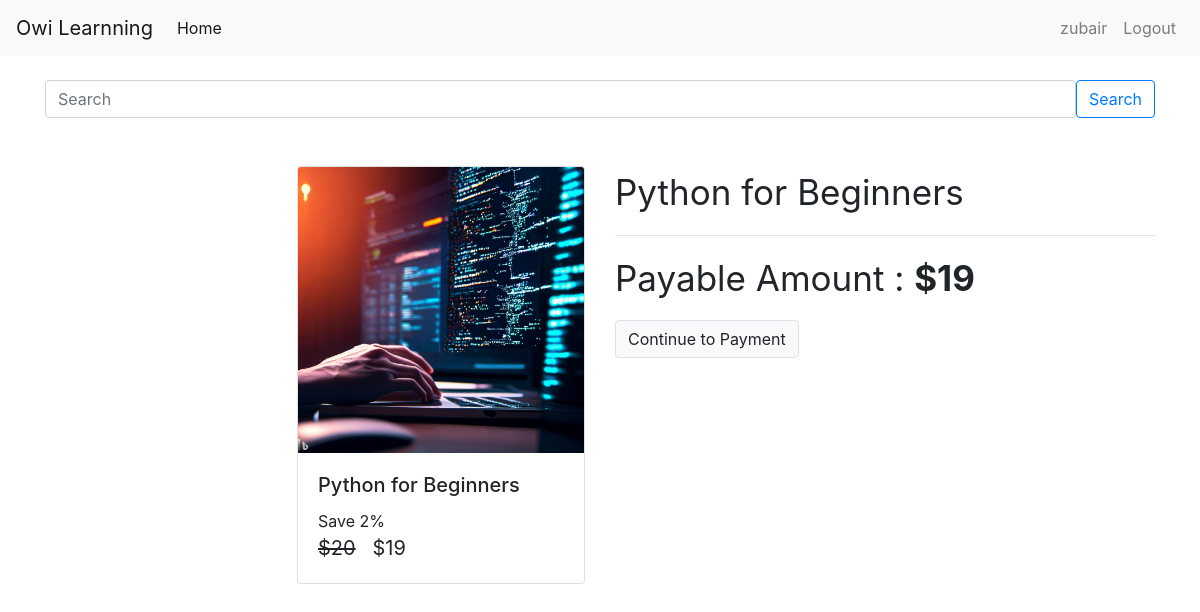
The page /check-out/python (signed in) on the database its author committed.
### account/models.py (models this page shows)
class User(AbstractUser):
    is_admin= models.BooleanField('Is admin', default=False)
    is_customer = models.BooleanField('Is customer', default=False)
    is_employee = models.BooleanField('Is employee', default=False)

### courses/models/course.py (models this page shows, shortened)
class Course(models.Model):
    name = models.CharField(max_length = 50 , null = False)
    slug = models.CharField(max_length = 50 , null = False , unique = True)
    description = models.CharField(max_length = 200 , null = True)
    price = models.IntegerField(null=False)
    discount = models.IntegerField(null=False , default = 0)
    active = models.BooleanField(default = False)
    thumbnail = models.ImageField(upload_to = "files/thumbnail")
    date = models.DateTimeField(auto_now_add= True)
    resource = models.FileField(upload_to = "files/resource")
    length = models.IntegerField(null=False)

### courses/views/checkout.py (the view, shortened to what this page needs)
# urls.py: path('check-out/<str:slug>', checkout , name = 'check-out'),
@login_required(login_url='/login')
def checkout(request , slug):
    course = Course.objects.get(slug  = slug)
    user = request.user
    action = request.GET.get('action')
    order = None
    payment = None
    error = None
    amount=None
    if error is None :
        amount =  int((course.price - ( course.price * course.discount * 0.01 )) * 100)
    if amount==0:
        userCourse = UserCourse(user = user , course = course)
        userCourse.save()
        return redirect('my-courses')
    context = {
        "course" : course ,
        "order" : order,
        "payment" : payment,
        "user" : user ,
        "error" : error
    }
    return  render(request , template_name="courses/check_out.html" , context=context )

### courses/templatetags/course_custom_tags.py (called while the page is built)
@register.simple_tag
def cal_sellprice(price , discount):
    if discount is None or discount is 0:
        return price
    sellprice = price
    sellprice = price - ( price * discount * 0.01 )
    return math.floor(sellprice)

@register.filter
def rupee(price):
    return f'${price}'

### courses/templates/courses/check_out.html (shortened to what this page needs)
{% extends 'courses/base.html' %}
{% load course_custom_tags %}
{%block content%}
<div class="container">
    <br>
    <br>
    <div class="row ">
        <div class="col mr-auto ">
            <div class="card ml-auto" style="width: 18rem;">
                <img class="card-img-top" src="{{course.thumbnail.url}}" alt="Card image cap">
                <div class="card-body">
                    <h5 class="card-title">{{course.name}}</h5>
                    <p class="card-text m-0 p-0">
                        Save {{course.discount}}%
                        <br>
                        <span class="price">
                            <del>{{course.price|rupee}}</del>
                            <span>{% cal_sellprice course.price course.discount as value %} {{value|rupee}}</span>
                        </span>
                    </p>
                </div>
            </div>
        </div>
        <div class="col ">
            <div>
                <p class="display-5">{{course.name}}</p>
                <hr>
                <p class="display-5">Payable Amount : <b>{% cal_sellprice course.price course.discount as value %}
                        {{value|rupee}}</b></p>
                <a class="btn btn-light border" href="?action=create_payment">Continue to Payment</a>
            </div>
        </div>
    </div>
</div>
{%endblock%}

### courses/templates/courses/base.html (shortened to what this page needs)
<!doctype html>
{% load static %}
<html lang="en">
  <head>
    <link rel="stylesheet" href="https://maxcdn.bootstrapcdn.com/bootstrap/4.0.0/css/bootstrap.min.css">
    <link rel="stylesheet" href="{% static 'courses/css/common.css'%}">
  </head>
  <body>
    <nav class="navbar navbar-expand-lg navbar-light bg-light">
        <a class="navbar-brand" href="/">Owi Learnning</a>
        <div class="collapse navbar-collapse" id="navbarNav">
            <ul class="navbar-nav mr-auto">
                <li class="nav-item active">
                  <a class="nav-link" href="/">Home <span class="sr-only">(current)</span></a>
                </li>
              </ul>
            <ul class="navbar-nav ml-auto">
              {% if request.user.is_authenticated %}
              <li class="nav-item">
                <a class="nav-link" href="/my-courses">{{user.username}}</a>
              </li>
              <li class="nav-item">
                <a class="nav-link" href="/logout">Logout</a>
              </li>
            {% endif %}
          </ul>
        </div>
      </nav>
  <div class="container mt-4">
    <form class="d-flex">
      <input class="form-control me-2" type="search"name='query' placeholder="Search" aria-label="Search">
      <button class="btn btn-outline-primary" type="submit">Search</button>
    </form>
  </div>
    {% block content %}
    {% endblock %}
  </body>
</html>

### courses/static/courses/css/common.css (style rules this page uses)
.price { font-size: 20px; }
.display-5 { font-size: 35px; }

### rows shown on the page
User: username "zubair"
Course: thumbnail (picture), name "Python for Beginners", discount "2", price "$20"

### other values the page prints
{{ value|rupee }} "$19"
